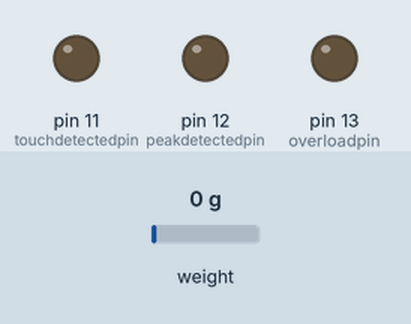
Simulated run of this sketch. Board: Arduino Uno, built with avr-gcc and run on an emulated ATmega328P. On the bench: output pins drawn as LEDs (lit = HIGH). The test bench sets the inputs (shaded band); at power-on: weight on the scale 0 g.

Above: at 2.2 s.
2.3 s: weight on the scale set to 96 g
3.8 s: weight on the scale set to 111 g
At 4.1 s:
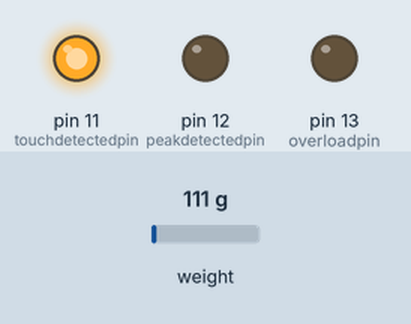
Timing chart, 0 to 6.8 s (numbered marks = the images above; inputs shaded):
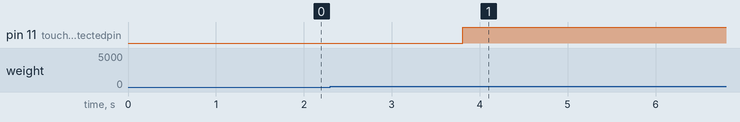

The sketch:

return_peak.ino
```cpp
#include "HX711.h"
/////////////////////
#define DOUT  50
#define CLK  51
#define calibration_factor -84864

HX711 scale(DOUT, CLK);

// Calibration magic number for Load Cell
#define touchdetectedpin 11
#define peakdetectedpin 12
#define overloadpin 13
/////////////////////
float Threshold = .2; // to avoid jittters and noise effect and hysterisis effect.
float Touch_Detect = 0.1;
int OverLoad_sample = 330;
////////////////////
const char arr_samples_size = 100;
const char NO_sub_samples = 3;   //if you changed 3 then you must change the equation
float arr_samples_readings[arr_samples_size ];
char reading_counter;
float reading;
float avg_array[arr_samples_size ];
boolean overload = false, peakdone = false, peakdetected = false, touchdetected = false;
float peakvalue;

void setup() {
  pinMode(touchdetectedpin, OUTPUT);
  pinMode(peakdetectedpin, OUTPUT);
  pinMode(overloadpin, OUTPUT);
  Serial.begin(9600);
  scale.set_scale();
  scale.tare();  //Reset the scale to 0
}

void loop() {
  float Xreading = peak_value_found();
  if (Xreading > Touch_Detect) {

    Serial.println("peak  "); Serial.print ((Xreading), 5);Serial.println();
  }
}
float peak_value_found() {
  float exact_peak_value = 0;
  overload = false, peakdone = false, peakdetected = false, touchdetected = false;
  for (reading_counter = 0; reading_counter < arr_samples_size && peakdetected == false; reading_counter++)
  {
    scale.set_scale(calibration_factor);
    float weight = scale.get_units(1);
    reading = weight;
    //Serial.println("My weight is "); Serial.print(weight); Serial.println();
    arr_samples_readings[reading_counter] = reading;
    if ( arr_samples_readings[reading_counter] >= Touch_Detect && touchdetected == false) {
      touchdetected = true; digitalWrite(touchdetectedpin, HIGH);
      //delay(300);
    }
    if (reading_counter >= NO_sub_samples) {
      avg_array[reading_counter] = (arr_samples_readings[reading_counter] + arr_samples_readings[reading_counter - 1] + arr_samples_readings[reading_counter - 2]) / NO_sub_samples;
      if (avg_array[reading_counter] < (avg_array[reading_counter - 1] - Threshold ) && reading > Touch_Detect ) //comparing last two averages stored in samples array
      {
        peakdetected = true;
        digitalWrite(peakdetectedpin, HIGH); digitalWrite(peakdetectedpin, HIGH);
        peakvalue = arr_samples_readings[reading_counter - 1];
        if (peakdetected == true && peakdone == false) {
          char  k = reading_counter;
          exact_peak_value = arr_samples_readings[k];
          for (char i = reading_counter; i >= 0 ; i--) {
            if (arr_samples_readings[i] > exact_peak_value)//exact_peak_value is temporarly storage of temporal peak value till finishing check process.
            {
              exact_peak_value = arr_samples_readings[i];
              k = i; double  exact_peak_value = arr_samples_readings[k];
            }
          }
          peakdone = true;
          break;
        }
      }
    }
  }
  return exact_peak_value;
}
```

Measured:
- the behaviour switches between 100 and 101 g on weight on the scale (found by bisection; images 0 and 1)
- after the input at 2.3 s, every drawn part: stays the same
- after the input at 3.8 s, pin 11 (touchdetectedpin): LOW → HIGH at once
